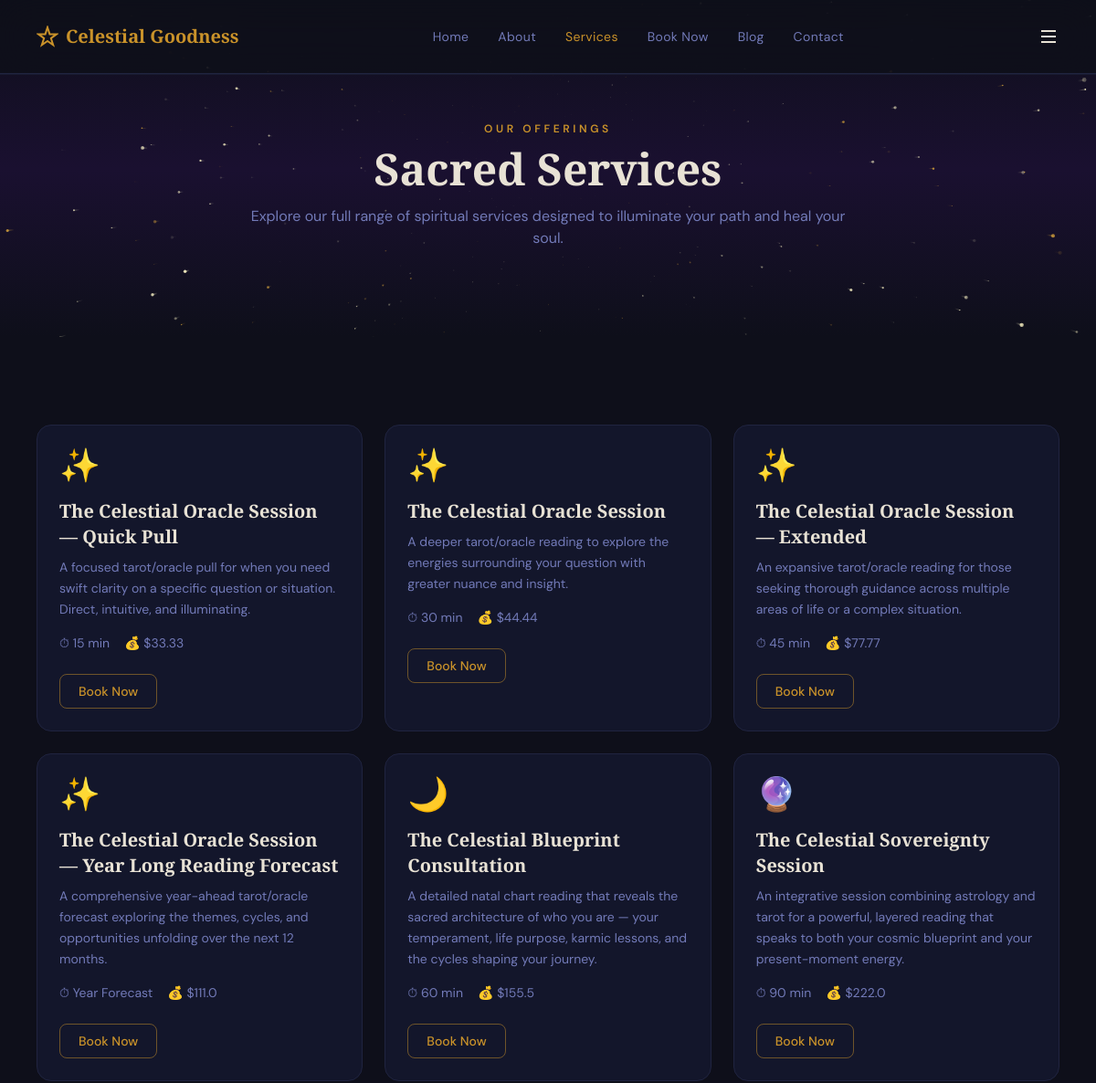
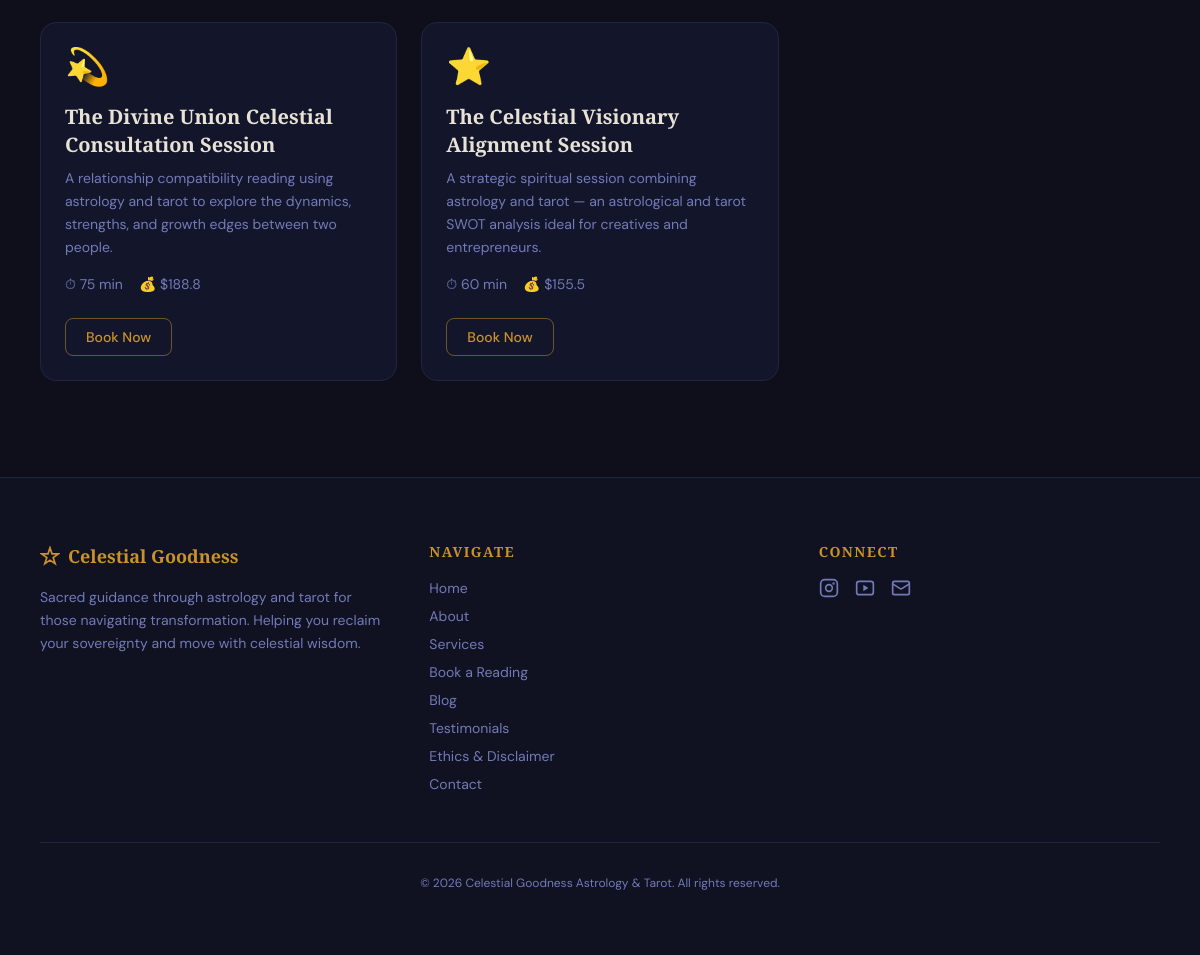
/services, run on the app's committed database (2 pictures, top to bottom).
### app.py (models this page shows)
class Service(db.Model):
    __tablename__ = "services"
    id                  = db.Column(db.String(10),  primary_key=True)
    title               = db.Column(db.String(200), nullable=False)
    description         = db.Column(db.Text,        nullable=False)
    duration            = db.Column(db.String(50),  nullable=False)
    price               = db.Column(db.Float,       nullable=False)
    icon                = db.Column(db.String(10),  nullable=False)
    category            = db.Column(db.String(50),  nullable=False)
    requires_birth_info = db.Column(db.Boolean,     default=False)
    bookings = db.relationship("Booking", backref="service_rel", lazy=True)
    def to_dict(self):
        return {
            "id":                  self.id,
            "title":               self.title,
            "description":         self.description,
            "duration":            self.duration,
            "price":               self.price,
            "icon":                self.icon,
            "category":            self.category,
            "requires_birth_info": self.requires_birth_info,
        }

### app.py (the view)
@app.route("/services")
def services():
    return render_template("services.html", services=[s.to_dict() for s in Service.query.all()])

### templates/services.html (shortened to what this page needs)
{% extends "base.html" %}
{% block body %}
<section class="bg-gradient-hero star-field pb-24 pt-32">
  <div class="max-w-6xl mx-auto px-4 text-center">
    <span class="mb-3 inline-block font-body text-xs font-semibold uppercase tracking-[.3em] text-[#c9922a]">Our Offerings</span>
    <h1 class="font-display text-5xl font-bold text-[#e8e2d5]">Sacred Services</h1>
    <p class="mt-4 font-body text-base text-[#727ab8] max-w-2xl mx-auto">Explore our full range of spiritual services designed to illuminate your path and heal your soul.</p>
  </div>
</section>
<section class="py-24">
  <div class="max-w-6xl mx-auto px-4">
    <div class="grid gap-6 md:grid-cols-2 lg:grid-cols-3">
      {% for s in services %}
      <div class="group relative overflow-hidden rounded-2xl border border-[#202440] bg-[#13162b] p-6 transition-all duration-300 hover:border-[#c9922a]/30 hover:shadow-gold">
        <div class="mb-4 text-4xl">{{ s.icon }}</div>
        <h3 class="mb-2 font-display text-xl font-semibold text-[#e8e2d5]">{{ s.title }}</h3>
        <p class="mb-4 font-body text-sm leading-relaxed text-[#727ab8]">{{ s.description }}</p>
        <div class="mb-6 flex items-center gap-4 text-sm text-[#727ab8]">
          <span>⏱ {{ s.duration }}</span>
          <span>💰 ${{ s.price }}</span>
        </div>
        <a href="/booking?service={{ s.id }}" class="inline-block rounded-lg border border-[#c9922a]/50 px-5 py-2 font-body text-sm font-medium text-[#c9922a] transition-all hover:bg-[#c9922a] hover:text-[#0e0f1a]">Book Now</a>
      </div>
      {% endfor %}
    </div>
  </div>
</section>
{% endblock %}

### templates/base.html (shortened to what this page needs)
<!DOCTYPE html>
<html lang="en">
<head>
  <script type="application/ld+json">
  {
    "@context": "https://schema.org",
    "@type": "LocalBusiness",
    "name": "Celestial Goodness Astrology & Tarot",
    "description": "Personalized astrology readings, tarot consultations, and oracle card sessions with Heather Wiggins — guiding women toward self-discovery, empowerment, and alignment with the cosmos.",
    "url": "https://www.celestialgoodnessastrology.com",
    "telephone": "(608)215-8837",
    "email": "Celestialgoodness1111@gmail.com",
    "founder": {
      "@type": "Person",
      "name": "Heather Wiggins",
      "jobTitle": "Astrologer & Tarot Reader"
    },
    "serviceType": ["Astrology Readings", "Tarot Readings", "Oracle Card Readings", "Birth Chart Consultations"],
    "sameAs": [
      "https://www.youtube.com/@Celestialgoodness1111"
    ]
  }
  </script>
  <script src="https://cdn.tailwindcss.com"></script>
  <link rel="stylesheet" href="{{ url_for('static', filename='css/style.css') }}" />
</head>
<body class="min-h-screen">
{% block nav %}
<nav id="navbar">
  <div class="max-w-6xl mx-auto px-4 flex h-16 md:h-20 items-center justify-between">
    <a href="/" class="flex items-center gap-2">
      <svg class="w-6 h-6" style="color:var(--primary)" fill="none" stroke="currentColor" stroke-width="2" viewBox="0 0 24 24">
        <path d="M12 2l2.4 7.4H22l-6.2 4.5 2.4 7.4L12 17l-6.2 4.3 2.4-7.4L2 9.4h7.6z"/>
      </svg>
      <span class="font-display text-xl font-bold" style="color:var(--primary)">Celestial Goodness</span>
    </a>
    <div class="hidden md:flex items-center gap-8">
      {% set cur = request.path %}
      {% for label, path in [('Home','/'),('About','/about'),('Services','/services'),('Book Now','/booking'),('Blog','/blog'),('Contact','/contact')] %}
        <a href="{{ path }}" class="font-body text-sm tracking-wide transition-colors hover:text-[#c9922a]"
           style="color:{{ 'var(--primary)' if cur == path else 'var(--muted)' }}">{{ label }}</a>
      {% endfor %}
    </div>
    <button id="menuBtn" aria-label="Toggle menu" style="color:var(--fg); background:none; border:none; cursor:pointer;">
      <svg id="iconMenu" class="w-6 h-6" fill="none" stroke="currentColor" stroke-width="2" viewBox="0 0 24 24"><path d="M4 6h16M4 12h16M4 18h16"/></svg>
    </button>
  </div>
  <div id="mobileMenu" aria-hidden="true" style="background:var(--bg); border-bottom:1px solid var(--border);">
    <div class="max-w-6xl mx-auto px-4 py-6 flex flex-col gap-4">
    </div>
  </div>
</nav>
{% endblock %}
{% block body %}{% endblock %}
{% block footer %}
<footer style="border-top:1px solid var(--border); background:rgba(19,22,43,0.5);">
  <div class="max-w-6xl mx-auto px-4 py-16">
    <div class="grid gap-12 md:grid-cols-3">
      <div>
        <div class="mb-4 flex items-center gap-2">
          <svg class="w-5 h-5" style="color:var(--primary)" fill="none" stroke="currentColor" stroke-width="2" viewBox="0 0 24 24">
            <path d="M12 2l2.4 7.4H22l-6.2 4.5 2.4 7.4L12 17l-6.2 4.3 2.4-7.4L2 9.4h7.6z"/>
          </svg>
          <span class="font-display text-lg font-bold" style="color:var(--primary)">Celestial Goodness</span>
        </div>
        <p class="font-body text-sm leading-relaxed" style="color:var(--muted)">Sacred guidance through astrology and tarot for those navigating transformation. Helping you reclaim your sovereignty and move with celestial wisdom.</p>
      </div>
      <div>
        <h4 class="mb-4 font-display text-sm font-semibold uppercase tracking-widest" style="color:var(--primary)">Navigate</h4>
        <div class="flex flex-col gap-2">
          {% for label, path in [('Home','/'),('About','/about'),('Services','/services'),('Book a Reading','/booking'),('Blog','/blog'),('Testimonials','/testimonials'),('Ethics & Disclaimer','/ethics'),('Contact','/contact')] %}
            <a href="{{ path }}" class="font-body text-sm transition-colors hover:text-[#c9922a]" style="color:var(--muted)">{{ label }}</a>
          {% endfor %}
        </div>
      </div>
      <div>
        <h4 class="mb-4 font-display text-sm font-semibold uppercase tracking-widest" style="color:var(--primary)">Connect</h4>
        <div class="flex gap-4">
          <a href="https://www.instagram.com/celestialgoodness" target="_blank" rel="noopener noreferrer" class="transition-colors hover:text-[#c9922a]" style="color:var(--muted)" aria-label="Instagram">
            <svg class="w-5 h-5" fill="none" stroke="currentColor" stroke-width="2" viewBox="0 0 24 24"><rect x="2" y="2" width="20" height="20" rx="5"/><circle cx="12" cy="12" r="4"/><circle cx="17.5" cy="6.5" r=".5" fill="currentColor"/></svg>
          </a>
          <a href="https://www.youtube.com/@Celestialgoodness1111" target="_blank" rel="noopener noreferrer" class="transition-colors hover:text-[#c9922a]" style="color:var(--muted)" aria-label="YouTube — Celestial Goodness">
            <svg class="w-5 h-5" fill="none" stroke="currentColor" stroke-width="2" viewBox="0 0 24 24"><rect x="2" y="4" width="20" height="16" rx="3"/><polygon points="10,8 16,12 10,16" fill="currentColor" stroke="none"/></svg>
          </a>
          <a href="mailto:Celestialgoodness1111@gmail.com" class="transition-colors hover:text-[#c9922a]" style="color:var(--muted)" aria-label="Email">
            <svg class="w-5 h-5" fill="none" stroke="currentColor" stroke-width="2" viewBox="0 0 24 24"><rect x="2" y="4" width="20" height="16" rx="2"/><path d="m22 7-8.97 5.7a1.94 1.94 0 0 1-2.06 0L2 7"/></svg>
          </a>
        </div>
      </div>
    </div>
    <div class="mt-12 pt-8 text-center" style="border-top:1px solid var(--border)">
      <p class="font-body text-xs" style="color:var(--muted)">© <span id="yr"></span> Celestial Goodness Astrology &amp; Tarot. All rights reserved.</p>
    </div>
  </div>
</footer>
{% endblock %}
</body>
</html>

### static/css/style.css (style rules this page uses)
:root { --bg: #0e0f1a; --bg-card: #13162b; --border: #202440; --fg: #e8e2d5; --muted: #727ab8; --primary: #c9922a; --primary-light: #d4ac55; --primary-dark: #a06b10; --celestial: #6e4d99; --celestial-light: #9b7abf; --success: #2fb37f; --destructive: #e74c3c; --gradient-gold: linear-gradient(135deg, #c9922a, #c06420, #d4ac55); --gradient-hero: linear-gradient(180deg, #0e0f1a 0%, #1a1030 50%, #0e0f1a 100%); --gradient-celestial:linear-gradient(135deg, #2a1a40, #0e0f1a, #0d1e2a); --shadow-gold: 0 4px 30px rgba(201, 146, 42, 0.20); --shadow-card: 0 8px 40px rgba(0, 0, 0, 0.35); --shadow-glow: 0 0 20px rgba(201, 146, 42, 0.30), 0 0 60px rgba(201, 146, 42, 0.10); --font-display: 'Playfair Display', Georgia, serif; --font-body: 'DM Sans', system-ui, sans-serif; --radius: 0.75rem; }
*, *::before, *::after { box-sizing: border-box; }
body { background-color: var(--bg); color: var(--fg); font-family: var(--font-body); min-height: 100vh; margin: 0; }
h1, h2, h3, h4, h5, h6 { font-family: var(--font-display); }
.font-display { font-family: var(--font-display); }
.font-body { font-family: var(--font-body); }
.bg-gradient-hero { background: var(--gradient-hero); }
.star-field { position: relative; }
.star-field > *:not(.star-canvas) { position: relative; z-index: 1; }
#navbar { position: fixed; top: 0; left: 0; right: 0; z-index: 50; border-bottom: 1px solid rgba(32, 36, 64, 0.6); background: rgba(14, 15, 26, 0.80); backdrop-filter: blur(20px); -webkit-backdrop-filter: blur(20px); }
#mobileMenu { overflow: hidden; max-height: 0; transition: max-height 0.3s ease; }

### data on the page
Service: icon "✨", title "The Celestial Oracle Session — Quick Pull", description "A focused tarot/oracle pull for when you need swift clarity on a specific question or situation. Direct, intuitive, and illuminating.", duration "15 min", price "33.33"
Service: icon "✨", title "The Celestial Oracle Session", description "A deeper tarot/oracle reading to explore the energies surrounding your question with greater nuance and insight.", duration "30 min", price "44.44"
Service: icon "✨", title "The Celestial Oracle Session — Extended", description "An expansive tarot/oracle reading for those seeking thorough guidance across multiple areas of life or a complex situation.", duration "45 min", price "77.77"
Service: icon "✨", title "The Celestial Oracle Session — Year Long Reading Forecast", description "A comprehensive year-ahead tarot/oracle forecast exploring the themes, cycles, and opportunities unfolding over the next 12 months.", duration "Year Forecast", price "111.0"
Service: icon "🌙", title "The Celestial Blueprint Consultation", description "A detailed natal chart reading that reveals the sacred architecture of who you are — your temperament, life purpose, karmic lessons, and the cycles shaping your journey.", duration "60 min", price "155.5"
Service: icon "🔮", title "The Celestial Sovereignty Session", description "An integrative session combining astrology and tarot for a powerful, layered reading that speaks to both your cosmic blueprint and your present-moment energy.", duration "90 min", price "222.0"
Service: icon "💫", title "The Divine Union Celestial Consultation Session", description "A relationship compatibility reading using astrology and tarot to explore the dynamics, strengths, and growth edges between two people.", duration "75 min", price "188.8"
Service: icon "⭐", title "The Celestial Visionary Alignment Session", description "A strategic spiritual session combining astrology and tarot — an astrological and tarot SWOT analysis ideal for creatives and entrepreneurs.", duration "60 min", price "155.5"

### other printed values
{{ label }} "Home" "About" "Services" "Book Now" "Blog" "Contact"
{{ label }} "Home" "About" "Services" "Book a Reading" "Blog" "Testimonials" "Ethics & Disclaimer" "Contact"
